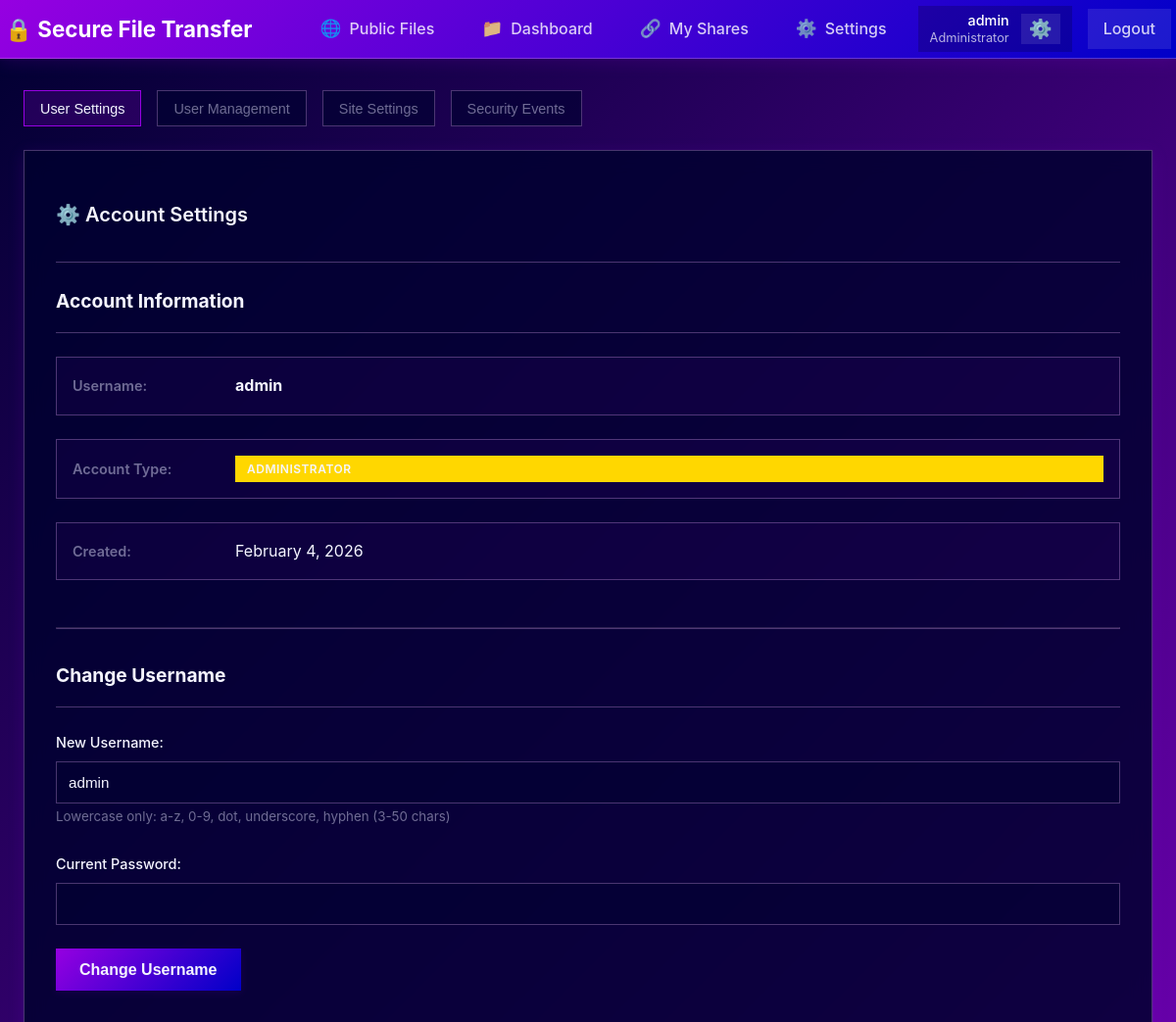
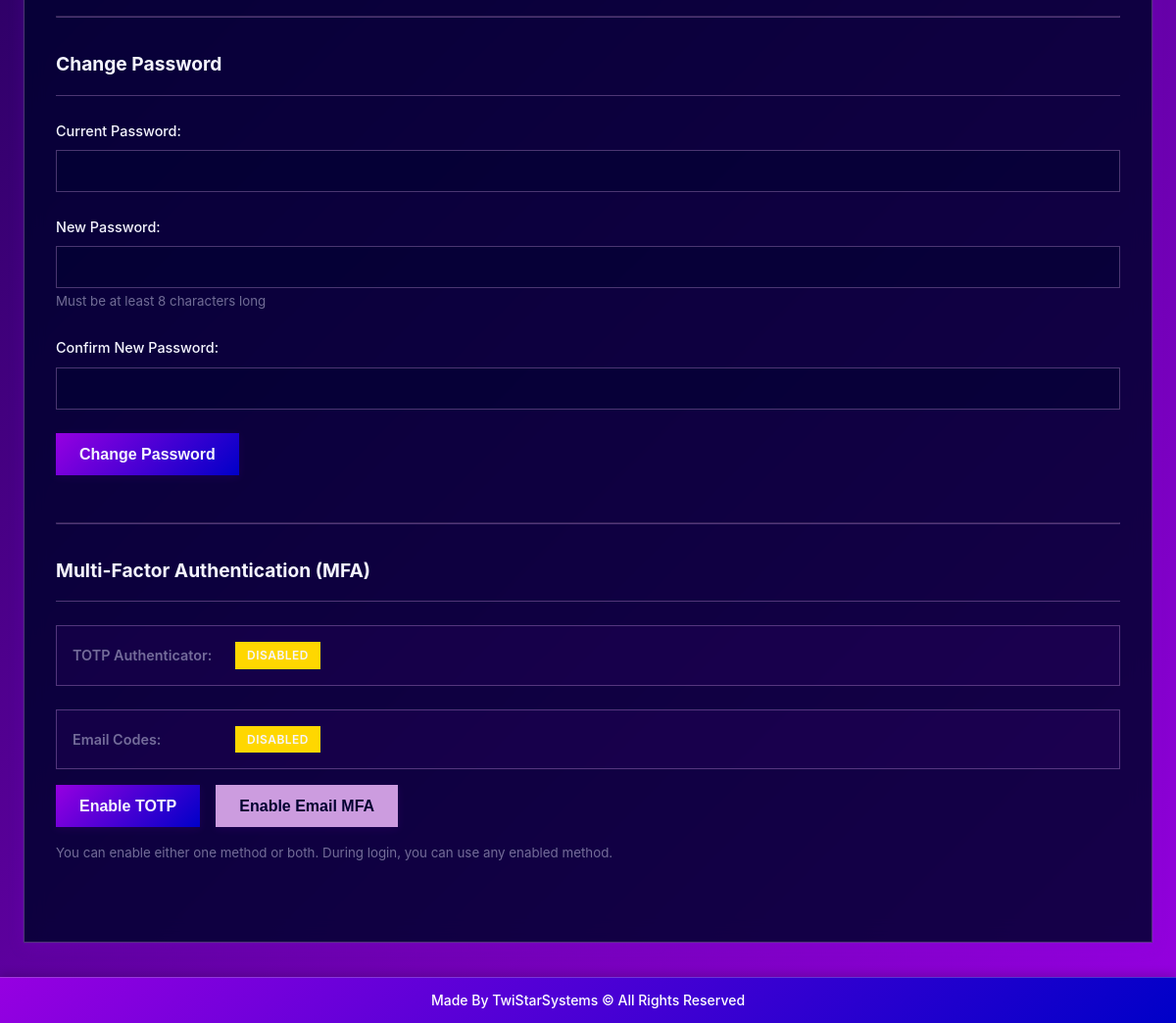
The page /settings.php (signed in) on the database its author committed (2 pictures, top to bottom).
### tables this page shows
CREATE TABLE IF NOT EXISTS users (
    id INT AUTO_INCREMENT PRIMARY KEY,
    username VARCHAR(50) UNIQUE NOT NULL,
    password_hash VARCHAR(255) NOT NULL,
    email VARCHAR(100),
    role ENUM('admin', 'user') DEFAULT 'user',
    is_admin BOOLEAN DEFAULT FALSE,  
    upload_quota BIGINT DEFAULT 1073741824,  
    used_quota BIGINT DEFAULT 0,
    is_temporary BOOLEAN DEFAULT FALSE,
    expiry_date DATETIME NULL,
    created_at DATETIME DEFAULT CURRENT_TIMESTAMP,
    last_login DATETIME NULL,
    is_active BOOLEAN DEFAULT TRUE
);

### public/settings.php (called while the page is built, shortened)
<?php
require_once APP_DIR . '/src/controllers/settings.php';

### app/src/services/rbac.php (called while the page is built, shortened)
<?php
class RBAC {
    public static function getCurrentRole() {
        if (isset($_SESSION['user_role'])) {
            return $_SESSION['user_role'];
        }
        return 'user';
    }
    public static function isAdmin() {
        return self::getCurrentRole() === 'admin';
    }
    public static function isAuthenticated() {
        $role = self::getCurrentRole();
        return $role === 'admin' || $role === 'user';
    }
    public static function getRoleDisplayName($role) {
        $names = [
            'admin' => 'Administrator',
            'user' => 'User',
            'anonymous' => 'Guest'
        ];
        return $names[$role] ?? 'Unknown';
    }
}
?>

### app/src/services/auth.php (called while the page is built, shortened)
<?php
require_once APP_DIR . '/src/core/db.php';
require_once APP_DIR . '/src/services/rbac.php';
class Auth {
    private $db;
    public function __construct($db) {
        $this->db = $db;
    }
    public function getCurrentUser() {
        if (isset($_SESSION['user_id'])) {
            $sql = "SELECT * FROM users WHERE id = ?";
            return $this->db->fetch($sql, [$_SESSION['user_id']]);
        }
        return null;
    }
}
?>

### app/src/core/db.php (called while the page is built, shortened)
<?php
class Database {
    private $conn;
    public function __construct() {
        try {
            $this->conn = new PDO(
                "mysql:host=" . DB_HOST . ";dbname=" . DB_NAME,
                DB_USER,
                DB_PASS,
                array(PDO::ATTR_ERRMODE => PDO::ERRMODE_EXCEPTION)
            );
        } catch(PDOException $e) {
            die("Database connection failed: " . $e->getMessage());
        }
    }
    public function query($sql, $params = []) {
        try {
            $stmt = $this->conn->prepare($sql);
            $stmt->execute($params);
            return $stmt;
        } catch(PDOException $e) {
            error_log("Database query error: " . $e->getMessage());
            return false;
        }
    }
    public function fetch($sql, $params = []) {
        $stmt = $this->query($sql, $params);
        return $stmt ? $stmt->fetch(PDO::FETCH_ASSOC) : false;
    }
}
?>

### app/src/controllers/settings.php (the view, shortened to what this page needs)
<?php
require_once APP_DIR . '/src/core/db.php';
require_once APP_DIR . '/src/services/auth.php';
require_once APP_DIR . '/src/services/rbac.php';
$db = new Database();
$auth = new Auth($db);
$mfaService = new MFAService($db);
$currentUser = $auth->getCurrentUser();
$isAdmin = RBAC::isAdmin();
$mfaMethods = ['totp' => false, 'email' => false];
if ($currentUser) {
    $mfaSettings = $mfaService->getUserMfaSettings($currentUser['id']);
    if ($mfaSettings) {
        $mfaMethods = $mfaService->getAvailableMethods($mfaSettings);
    }
}
$csrfToken = $auth->generateCSRFToken();
?>
<!DOCTYPE html>
<html lang="en">
<head>
    <link rel="stylesheet" href="assets/css/style.css">
</head>
<body class="simple-page">
    <?php include APP_DIR . '/src/views/header.php'; ?>
    <div class="container<?php echo $isAdmin ? ' admin-container' : ''; ?>">
        <?php if ($isAdmin): ?>
            <div class="settings-tabs">
                <button type="button" class="settings-tab-button active" data-settings-tab="user-settings" onclick="switchSettingsTab('user-settings')">User Settings</button>
                <button type="button" class="settings-tab-button" data-settings-tab="user-management" onclick="switchSettingsTab('user-management')">User Management</button>
                <button type="button" class="settings-tab-button" data-settings-tab="site-settings" onclick="switchSettingsTab('site-settings')">Site Settings</button>
                <button type="button" class="settings-tab-button" data-settings-tab="security-events" onclick="switchSettingsTab('security-events')">Security Events</button>
            </div>
        <?php endif; ?>
        <div class="settings-tab-panel active" data-settings-panel="user-settings">
        <div class="card">
            <div class="card-header">
                <h2>⚙️ Account Settings</h2>
            </div>
            <div class="card-body">
                <div class="settings-section">
                    <h3>Account Information</h3>
                    <div class="info-grid">
                        <div class="info-item">
                            <label>Username:</label>
                            <span><strong><?php echo $currentUser ? htmlspecialchars($currentUser['username']) : 'Access Code User'; ?></strong></span>
                        </div>
                        <?php if ($currentUser): ?>
                            <div class="info-item">
                                <label>Account Type:</label>
                                <span class="badge <?php echo $isAdmin ? 'badge-warning' : 'badge-success'; ?>">
                                    <?php echo $isAdmin ? 'Administrator' : 'User'; ?>
                                </span>
                            </div>
                            <div class="info-item">
                                <label>Created:</label>
                                <span><?php echo date('F j, Y', strtotime($currentUser['created_at'])); ?></span>
                            </div>
                        <?php endif; ?>
                    </div>
                </div>
                <?php if ($currentUser): ?>
                    <hr style="border-color: var(--color-border); margin: 2rem 0;">
                    <div class="settings-section">
                        <h3>Change Username</h3>
                        <form method="POST" class="form-group">
                            <div class="form-group">
                                <label for="new_username">New Username:</label>
                                <input type="text" id="new_username" name="new_username" required minlength="3" maxlength="50" pattern="[a-z0-9._-]{3,50}" value="<?php echo htmlspecialchars($currentUser['username']); ?>">
                                <small style="color: var(--color-muted);">Lowercase only: a-z, 0-9, dot, underscore, hyphen (3-50 chars)</small>
                            </div>
                            <div class="form-group">
                                <label for="username_current_password">Current Password:</label>
                                <input type="password" id="username_current_password" name="username_current_password" required>
                            </div>
                            <button type="submit" class="btn">Change Username</button>
                        </form>
                    </div>
                    <hr style="border-color: var(--color-border); margin: 2rem 0;">
                    <div class="settings-section">
                        <h3>Change Password</h3>
                        <form method="POST" class="form-group">
                            <div class="form-group">
                                <label for="current_password">Current Password:</label>
                                <input type="password" id="current_password" name="current_password" required>
                            </div>
                            <div class="form-group">
                                <label for="new_password">New Password:</label>
                                <input type="password" id="new_password" name="new_password" required minlength="8">
                                <small style="color: var(--color-muted);">Must be at least 8 characters long</small>
                            </div>
                            <div class="form-group">
                                <label for="confirm_password">Confirm New Password:</label>
                                <input type="password" id="confirm_password" name="confirm_password" required minlength="8">
                            </div>
                            <button type="submit" class="btn">Change Password</button>
                        </form>
                    </div>
                    <hr style="border-color: var(--color-border); margin: 2rem 0;">
                    <div class="settings-section">
                        <h3>Multi-Factor Authentication (MFA)</h3>
                        <div class="info-grid" style="margin-bottom: 1rem;">
                            <div class="info-item">
                                <label>TOTP Authenticator:</label>
                                <span>
                                    <?php if (!empty($mfaMethods['totp'])): ?>
                                        <span class="badge badge-success">Enabled</span>
                                    <?php else: ?>
                                        <span class="badge badge-warning">Disabled</span>
                                    <?php endif; ?>
                                </span>
                            </div>
                            <div class="info-item">
                                <label>Email Codes:</label>
                                <span>
                                    <?php if (!empty($mfaMethods['email'])): ?>
                                        <span class="badge badge-success">Enabled</span>
                                    <?php else: ?>
                                        <span class="badge badge-warning">Disabled</span>
                                    <?php endif; ?>
                                </span>
                            </div>
                        </div>
                        <div class="btn-row" style="margin-bottom: 1rem;">
                            <?php if (!empty($mfaMethods['totp'])): ?>
                                <form method="POST" style="display: inline;">
                                    <input type="hidden" name="action" value="disable_totp_mfa">
                                    <input type="hidden" name="csrf_token" value="<?php echo htmlspecialchars($csrfToken); ?>">
                                    <button type="submit" class="btn btn-danger">Disable TOTP</button>
                                </form>
                            <?php else: ?>
                                <form method="POST" style="display: inline;">
                                    <button type="submit" class="btn btn-primary">Enable TOTP</button>
                                </form>
                            <?php endif; ?>
                            <?php if (!empty($mfaMethods['email'])): ?>
                                <form method="POST" style="display: inline;">
                                    <input type="hidden" name="action" value="disable_email_mfa">
                                    <input type="hidden" name="csrf_token" value="<?php echo htmlspecialchars($csrfToken); ?>">
                                    <button type="submit" class="btn btn-danger">Disable Email MFA</button>
                                </form>
                            <?php else: ?>
                                <form method="POST" style="display: inline;">
                                    <button type="submit" class="btn btn-secondary">Enable Email MFA</button>
                                </form>
                            <?php endif; ?>
                        </div>
                        <small style="display: block; margin-top: 0.75rem; color: var(--color-muted);">
                            You can enable either one method or both. During login, you can use any enabled method.
                        </small>
                    </div>
                <?php else: ?>
                    <div class="alert alert-info">
                        <strong>Note:</strong> You are logged in with an access code. Password changes are only available for registered users.
                    </div>
                <?php endif; ?>
            </div>
        </div>
        </div>
    </div>
    <?php include APP_DIR . '/src/views/footer.php'; ?>
</body>
</html>

### app/src/views/header.php (shortened to what this page needs)
<?php
require_once APP_DIR . '/src/services/rbac.php';
$headerRole = RBAC::getCurrentRole();
$headerIsAuthenticated = RBAC::isAuthenticated();
$headerIsAdmin = RBAC::isAdmin();
?>
<div class="header simple-gradient">
    <div class="header-content">
        <h1><a href="<?php echo $headerIsAuthenticated ? 'index.php' : 'public.php'; ?>" class="logo-link">🔒 <?php echo SITE_NAME; ?></a></h1>
        <div class="header-right">
            <a href="public.php" class="header-btn" title="Public Files">
                <span class="icon">🌐</span> Public Files
            </a>
            <?php if ($headerIsAuthenticated): ?>
                <a href="index.php" class="header-btn" title="Dashboard">
                    <span class="icon">📁</span> Dashboard
                </a>
                <a href="my_shares.php" class="header-btn" title="My Shares">
                    <span class="icon">🔗</span> My Shares
                </a>
                <?php if ($headerIsAdmin): ?>
                    <a href="settings.php" class="header-btn" title="Settings">
                        <span class="icon">⚙️</span> Settings
                    </a>
                <?php endif; ?>
                <div class="user-info">
                    <div class="user-details">
                        <strong><?php echo isset($currentUser) && $currentUser ? htmlspecialchars($currentUser['username']) : 'Access Code User'; ?></strong>
                        <small><?php echo RBAC::getRoleDisplayName($headerRole); ?></small>
                    </div>
                    <a href="settings.php" class="user-settings-btn" title="Settings">
                        <span class="icon">⚙️</span>
                    </a>
                </div>
                <a href="logout.php" class="header-btn btn-logout" title="Logout">
                    Logout
                </a>
            <?php endif; ?>
        </div>
    </div>
</div>

### rows shown on the page
users: username "admin", username "Administrator", created_at "February 4, 2026", new_username "admin"

### other values the page prints
SITE_NAME "Secure File Transfer"
